Frame 1 (no input): blank canvas, image omitted
Frame 60 (no input): blank canvas, image omitted
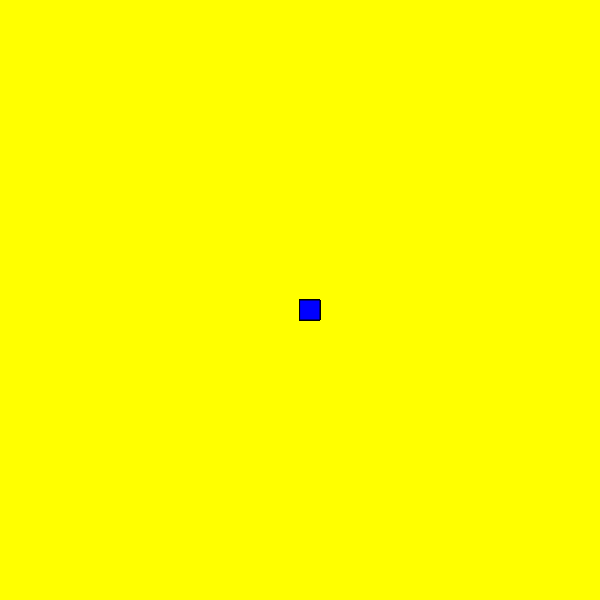
Frame 120 (the mouse pressed at the canvas centre since frame 60)

The p5.js sketch whose frames 1 and 60 were blank and that drew this single picture after the mouse press (run headless with seeded random() and noise() and a simulated clock; from frame 60 on, the mouse is pressed at the canvas centre):

// p5.js sketch
// ── sketch.js
function setup() {
    createCanvas(600, 600);
    background("yellow");
  }
  
  function draw() {
    stroke("black");
    fill("blue");
  
    // console.log(mouseIsPressed);
  
    if (mouseIsPressed) {
      rect(mouseX, mouseY, 20, 20);
    }
  }
